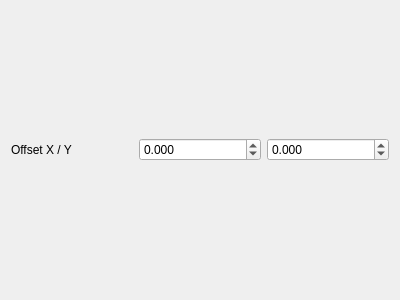
<?xml version="1.0" encoding="UTF-8"?>
<ui version="4.0">
 <class>Form</class>
 <widget class="QWidget" name="Form">
  <property name="geometry">
   <rect>
    <x>0</x>
    <y>0</y>
    <width>400</width>
    <height>300</height>
   </rect>
  </property>
  <property name="windowTitle">
   <string>Form</string>
  </property>
  <layout class="QHBoxLayout" name="horizontalLayout">
   <item>
    <widget class="QLabel" name="label">
     <property name="text">
      <string>Offset X / Y</string>
     </property>
    </widget>
   </item>
   <item>
    <widget class="QDoubleSpinBox" name="spinbox_x">
     <property name="decimals">
      <number>3</number>
     </property>
     <property name="minimum">
      <double>-10000.000000000000000</double>
     </property>
     <property name="maximum">
      <double>10000.000000000000000</double>
     </property>
     <property name="singleStep">
      <double>0.100000000000000</double>
     </property>
    </widget>
   </item>
   <item>
    <widget class="QDoubleSpinBox" name="spinbox_y">
     <property name="decimals">
      <number>3</number>
     </property>
     <property name="minimum">
      <double>-10000.000000000000000</double>
     </property>
     <property name="maximum">
      <double>10000.000000000000000</double>
     </property>
     <property name="singleStep">
      <double>0.100000000000000</double>
     </property>
    </widget>
   </item>
  </layout>
 </widget>
 <resources/>
 <connections/>
</ui>
